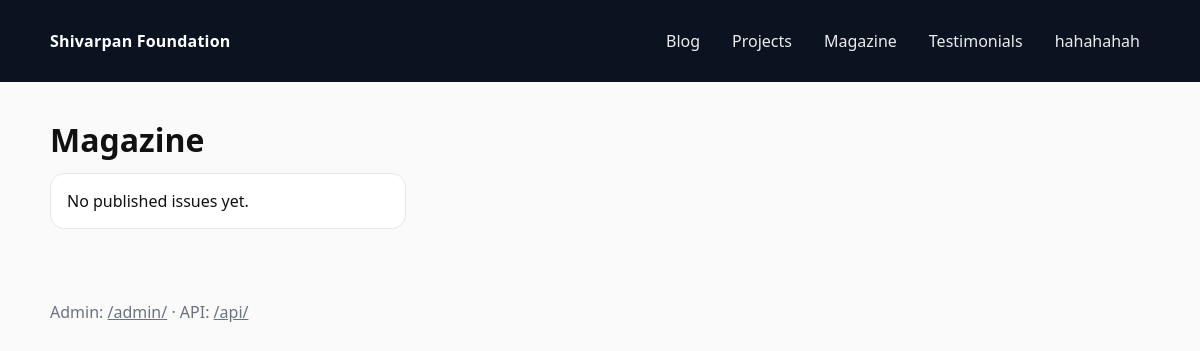
The page /magazine/ on the database as committed earlier.
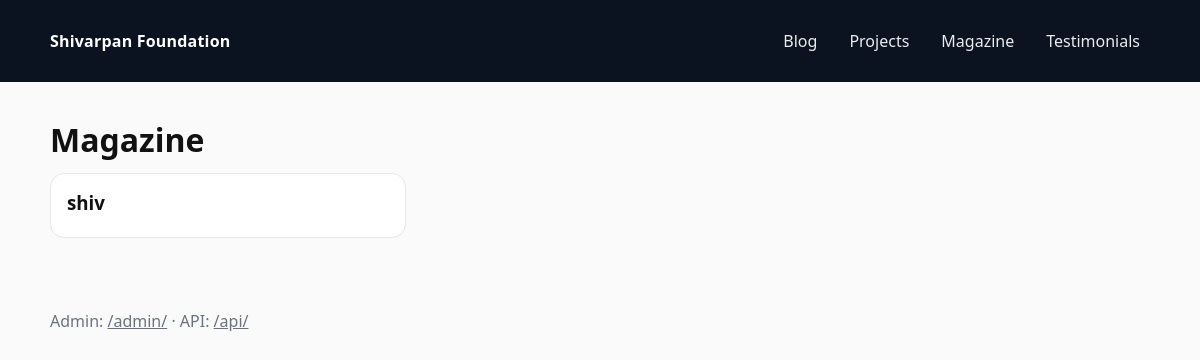
The same page on the database as committed later.
### foundation/models.py (models this page shows, shortened)
class PublishableModel(TimeStampedModel):
    status = models.CharField(max_length=20, choices=ContentStatus.choices, default=ContentStatus.DRAFT)
    publish_at = models.DateTimeField(default=timezone.now)
    objects = PublishableQuerySet.as_manager()
    class Meta:
        abstract = True

class SeoFields(models.Model):
    seo_title = models.CharField(max_length=255, blank=True)
    seo_description = models.TextField(blank=True)
    canonical_url = models.URLField(blank=True)
    og_title = models.CharField(max_length=255, blank=True)
    og_description = models.TextField(blank=True)
    og_image = models.ForeignKey(
        MediaAsset, null=True, blank=True, on_delete=models.SET_NULL, related_name="+"
    )
    class Meta:
        abstract = True

class Page(PublishableModel, SeoFields):
    title = models.CharField(max_length=255)
    slug = models.SlugField(max_length=255, unique=True)
    body = models.TextField(blank=True)
    cover_image = models.ForeignKey(
        MediaAsset, null=True, blank=True, on_delete=models.SET_NULL, related_name="page_covers"
    )
    embed_html = models.TextField(blank=True, help_text="Optional: YouTube/embed code.")
    show_in_nav = models.BooleanField(default=False)
    menu_title = models.CharField(max_length=255, blank=True)

class MagazineIssue(PublishableModel, SeoFields):
    title = models.CharField(max_length=255)
    slug = models.SlugField(max_length=255, unique=True)
    description = models.TextField(blank=True)
    cover_image = models.ForeignKey(
        MediaAsset, null=True, blank=True, on_delete=models.SET_NULL, related_name="magazine_covers"
    )
    is_featured = models.BooleanField(default=False)

### core/views.py (the view)
# urls.py: path("magazine/", magazine_list, name="magazine-list"),
def magazine_list(request):
    issues = MagazineIssue.objects.published().select_related("cover_image").order_by("-publish_at")[:50]
    return render(request, "public/magazine_list.html", {**_site_context(), "issues": issues})

### core/views.py (called while the page is built)
def _site_context():
    site_settings = SiteSettings.get_solo()
    nav_pages = Page.objects.published().filter(show_in_nav=True).order_by("menu_title", "title")
    return {"site_settings": site_settings, "nav_pages": nav_pages}

### foundation/models.py (called while the page is built)
    def published(self):
        now = timezone.now()
        return self.filter(status=ContentStatus.PUBLISHED, publish_at__lte=now)

    @classmethod
    def get_solo(cls):
        obj, _ = cls.objects.get_or_create(pk=1)
        return obj

### core/templates/public/magazine_list.html (shortened to what this page needs)
{% extends "public/base.html" %}
{% block content %}
  <main class="wrap">
    <h1 style="margin: 14px 0 12px;">Magazine</h1>
    <div class="grid">
      {% for i in issues %}
        <article class="card">
          <h3 style="margin: 0 0 6px;"><a href="/magazine/{{ i.slug }}/" style="text-decoration:none;">{{ i.title }}</a></h3>
        </article>
      {% empty %}
        <div class="card">No published issues yet.</div>
      {% endfor %}
    </div>
  </main>
{% endblock %}

### core/templates/public/base.html (shortened to what this page needs)
<!doctype html>
<html lang="en">
  <head>
  </head>
  <body>
    <header class="topbar">
      <div class="wrap">
        <a class="brand" href="/">Shivarpan Foundation</a>
        <nav class="nav">
          <a href="/blog/">Blog</a>
          <a href="/projects/">Projects</a>
          <a href="/magazine/">Magazine</a>
          <a href="/testimonials/">Testimonials</a>
          {% for p in nav_pages %}
            <a href="/{{ p.slug }}/">{{ p.menu_title|default:p.title }}</a>
          {% endfor %}
        </nav>
      </div>
    </header>
    {% block content %}{% endblock %}
    <footer class="footer">
      <div class="wrap">
        <div>Admin: <a href="/admin/">/admin/</a> · API: <a href="/api/">/api/</a></div>
      </div>
    </footer>
  </body>
</html>

### core/templates/public/base.html (style rules this page uses)
:root { --bg:#0b1220; --card:#fff; --muted:#6b7280; --border:#e5e7eb; --brand:#2563eb; }
body { font-family: system-ui, -apple-system, Segoe UI, Roboto, Arial; margin: 0; color: #111; background:#fafafa; }
a { color: inherit; }
.wrap { max-width: 1100px; margin: 0 auto; padding: 22px; }
.topbar { background: #0b1220; color: #fff; position: sticky; top: 0; z-index: 10; }
.topbar .wrap { display:flex; align-items:center; justify-content:space-between; gap: 18px; }
.brand { font-weight: 800; letter-spacing: 0.2px; text-decoration:none; }
.nav { display:flex; gap: 12px; flex-wrap: wrap; align-items:center; }
.nav a { color: rgba(255,255,255,0.92); text-decoration:none; padding: 8px 10px; border-radius: 10px; }
.grid { display: grid; grid-template-columns: repeat(3, minmax(0, 1fr)); gap: 16px; }
.card { border: 1px solid var(--border); border-radius: 14px; padding: 16px; background: var(--card); }
.footer { padding: 28px 0; color: var(--muted); }

Rows that differ between the two databases and show on the page:
removed Page: menu_title "hahahahah"
added MagazineIssue: title "shiv"
Other text that changed with them:
text no longer shown: "No published issues yet."
